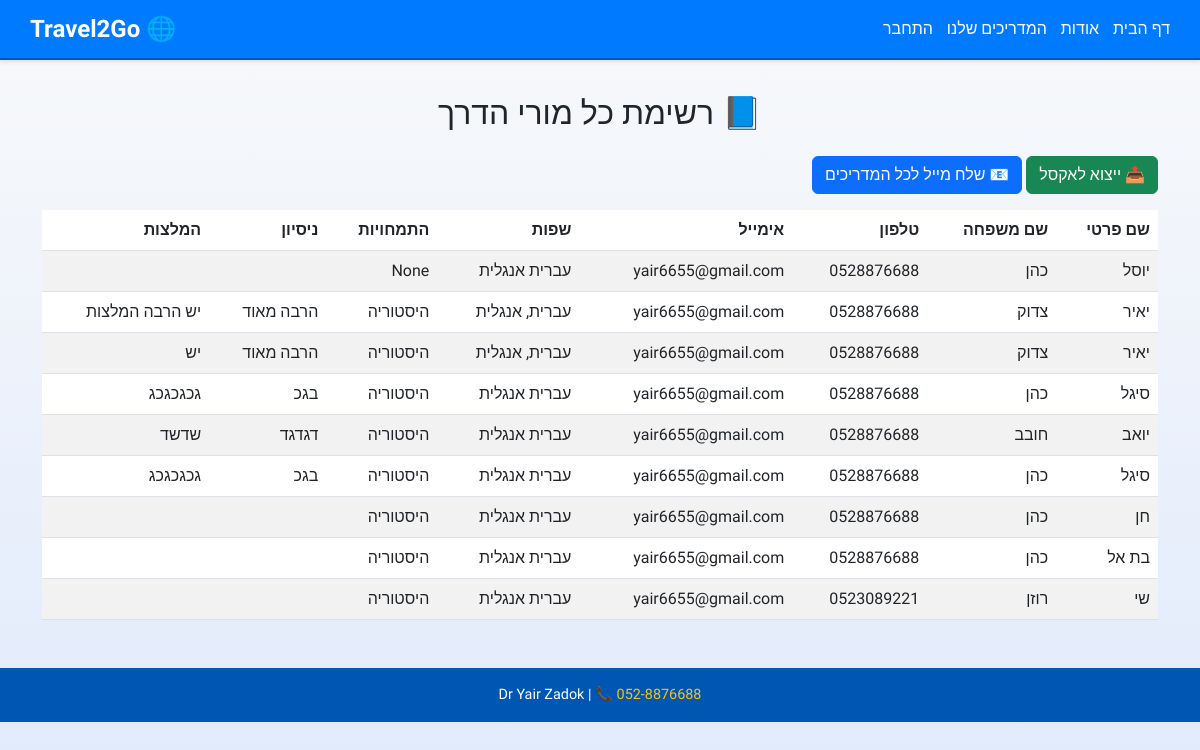
Screenshot of /guides-list/ with the database file from the repository.
### tours/models.py (models this page shows, shortened)
class TourGuide(models.Model):
    tour_guide_first_name = models.CharField("שם פרטי", max_length=100)
    tour_guide_last_name = models.CharField("שם משפחה", max_length=100)
    tour_guide_phone = models.CharField("טלפון נייד", max_length=20)
    tour_guide_email = models.EmailField("כתובת מייל")
    tour_guide_profile_picture = models.ImageField("תמונת פרופיל", upload_to="guide_profiles/", blank=True, null=True)
    languages = models.CharField("שפות הדרכה", max_length=255, blank=True, null=True)
    specialties = models.CharField("תחומי התמחות", max_length=255, blank=True, null=True)
    experience = models.TextField("ניסיון מקצועי", blank=True, null=True)
    recommendations = models.TextField("המלצות או קישורים", blank=True, null=True)
    facebook_link = models.URLField("קישור לדף פייסבוק", blank=True, null=True,
                                    help_text="הזן קישור לעמוד הפייסבוק שלך")
    instagram_link = models.URLField("קישור לדף אינסטגרם", blank=True, null=True,
                                     help_text="הזן קישור לעמוד האינסטגרם שלך")
    whatsapp_link = models.URLField("קישור לוואטסאפ", blank=True, null=True)
    website_link = models.URLField("אתר אינטרנט", blank=True, null=True)

### tours/views/guides_views.py (the view)
# urls.py: path('guides-list/', guides_list_view, name='guides_list'),
def guides_list_view(request):
    guides = TourGuide.objects.all()
    return render(request, 'guides/guides_list.html', {'guides': guides})

### tours/templates/guides/guides_list.html (shortened to what this page needs)
{% extends 'base.html' %}
{% block content %}
<div class="container mt-4">
    <h2 class="mb-4 text-center">📘 רשימת כל מורי הדרך</h2>
    <div class="text-end mb-3">
        <a href="{% url 'export_guides_excel' %}" class="btn btn-success">📤 ייצוא לאקסל</a>
        <a href="{% url 'email_all_guides' %}" class="btn btn-primary">📧 שלח מייל לכל המדריכים</a>
    </div>
    <table class="table table-striped">
        <thead>
            <tr>
                <th>שם פרטי</th>
                <th>שם משפחה</th>
                <th>טלפון</th>
                <th>אימייל</th>
                <th>שפות</th>
                <th>התמחויות</th>
                <th>ניסיון</th>
                <th>המלצות</th>
            </tr>
        </thead>
        <tbody>
            {% for guide in guides %}
            <tr>
                <td>{{ guide.tour_guide_first_name }}</td>
                <td>{{ guide.tour_guide_last_name }}</td>
                <td>{{ guide.tour_guide_phone }}</td>
                <td>{{ guide.tour_guide_email }}</td>
                <td>{{ guide.languages }}</td>
                <td>{{ guide.specialties }}</td>
                <td>{{ guide.experience }}</td>
                <td>{{ guide.recommendations }}</td>
            </tr>
            {% endfor %}
        </tbody>
    </table>
</div>
{% endblock %}

### tours/templates/base.html (shortened to what this page needs)
{% load static %}
<!DOCTYPE html>
<html lang="he" dir="rtl">
<head>
  <link href="https://cdn.jsdelivr.net/npm/bootstrap@5.3.0/dist/css/bootstrap.min.css" rel="stylesheet">
  <link rel="stylesheet" href="{% static 'css/base.css' %}">
</head>
<body>
  <nav class="navbar-custom">
    <div class="navbar-inner">
      <a href="{% url 'home' %}" class="navbar-brand" style="font-weight: bold; font-size: 24px; color: #ffffff;">🌐 Travel2Go</a>
      <div class="navbar-links">
        <a href="{% url 'home' %}" class="nav-link-custom">דף הבית</a>
        <a href={% url 'about_us' %} class="nav-link-custom">אודות</a>
        <a href="{% url 'all_guides' %}" class="nav-link-custom">המדריכים שלנו</a>
        {% if user.is_authenticated %}
      <span class="user-greeting" style="color: #ffc107;">שלום, {{ user.username }}</span>
          <a href="{% url 'logout' %}" class="nav-link-custom me-3">התנתק</a>
        {% else %}
          <a href="{% url 'login' %}" class="nav-link-custom">התחבר</a>
        {% endif %}
      </div>
    </div>
  </nav>
  <main class="main-container">
    {% block content %}{% endblock %}
  </main>
  <footer class="footer-custom">
    <div class="container">
      <span>
        Dr Yair Zadok | 📞
        <a href="tel:0528876688">052-8876688</a>
      </span>
    </div>
  </footer>
</body>
</html>

### tours/staticfiles/tours/css/base.css (style rules this page uses)
body { background: linear-gradient(to bottom, #f8f9fa, #e0eafc); min-height: 100vh; font-family: 'Assistant', sans-serif; margin: 0; padding: 0; }
main.main-container { padding-top: 70px; padding-bottom: 2rem; max-width: 1140px; margin: auto; }
.nav-link-custom { color: #ffffff; text-decoration: none; margin-left: 10px; transition: color 0.3s; }
nav.navbar-custom { position: fixed; top: 0; left: 0; z-index: 1000; background-color: #007bff; height: 60px; border-bottom: 2px solid #0056b3; box-shadow: 0 2px 4px rgba(0,0,0,0.1); width: 100%; }
.navbar-inner { height: 100%; max-width: 1140px; margin: auto; display: flex; align-items: center; justify-content: space-between; flex-direction: row-reverse; }
footer.footer-custom { background-color: #0056b3; color: white; font-size: 0.9rem; padding: 1rem 0; text-align: center; }
footer.footer-custom a { color: #ffc107; text-decoration: none; }

### rows the page displays
TourGuide: tour_guide_first_name "יוסל", tour_guide_last_name "כהן", tour_guide_phone "0528876688", tour_guide_email "yair6655@gmail.com", languages "עברית אנגלית", specialties "None"
TourGuide: tour_guide_first_name "יאיר", tour_guide_last_name "צדוק", tour_guide_phone "0528876688", tour_guide_email "yair6655@gmail.com", languages "עברית, אנגלית", specialties "היסטוריה", experience "הרבה מאוד", recommendations "יש הרבה המלצות"
TourGuide: tour_guide_first_name "יאיר", tour_guide_last_name "צדוק", tour_guide_phone "0528876688", tour_guide_email "yair6655@gmail.com", languages "עברית, אנגלית", specialties "היסטוריה", experience "הרבה מאוד", recommendations "יש"
TourGuide: tour_guide_first_name "סיגל", tour_guide_last_name "כהן", tour_guide_phone "0528876688", tour_guide_email "yair6655@gmail.com", languages "עברית אנגלית", specialties "היסטוריה", experience "בגכ", recommendations "גכגכגכג"
TourGuide: tour_guide_first_name "יואב", tour_guide_last_name "חובב", tour_guide_phone "0528876688", tour_guide_email "yair6655@gmail.com", languages "עברית אנגלית", specialties "היסטוריה", experience "דגדגד", recommendations "שדשד"
TourGuide: tour_guide_first_name "סיגל", tour_guide_last_name "כהן", tour_guide_phone "0528876688", tour_guide_email "yair6655@gmail.com", languages "עברית אנגלית", specialties "היסטוריה", experience "בגכ", recommendations "גכגכגכג"
TourGuide: tour_guide_first_name "חן", tour_guide_last_name "כהן", tour_guide_phone "0528876688", tour_guide_email "yair6655@gmail.com", languages "עברית אנגלית", specialties "היסטוריה"
TourGuide: tour_guide_first_name "בת אל", tour_guide_last_name "כהן", tour_guide_phone "0528876688", tour_guide_email "yair6655@gmail.com", languages "עברית אנגלית", specialties "היסטוריה"
TourGuide: tour_guide_first_name "שי", tour_guide_last_name "רוזן", tour_guide_phone "0523089221", tour_guide_email "yair6655@gmail.com", languages "עברית אנגלית", specialties "היסטוריה"
